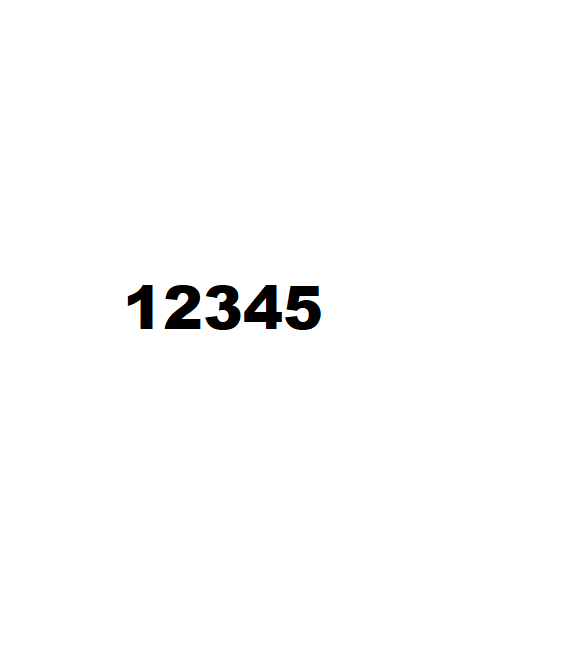
#> input picture input.png, 578 x 648 px
$ python image_share_generator.py
#> lines starting #> are read from the running program, lines starting #| are printed output that depends on the picture; after the words box and inside, x2 and y2 are one past the last pixel; in counts of white or black regions, pixels touching at a corner belong together
#> the answer given: input.png
import random

from PIL import Image


def two_of_two(filename):
#> called with filename = 'input.png'
    original = Image.open(filename)
#> original is the input picture: PIL image 578x648 RGB; mean R, G, B 252, 252, 252

    original = original.convert("1")
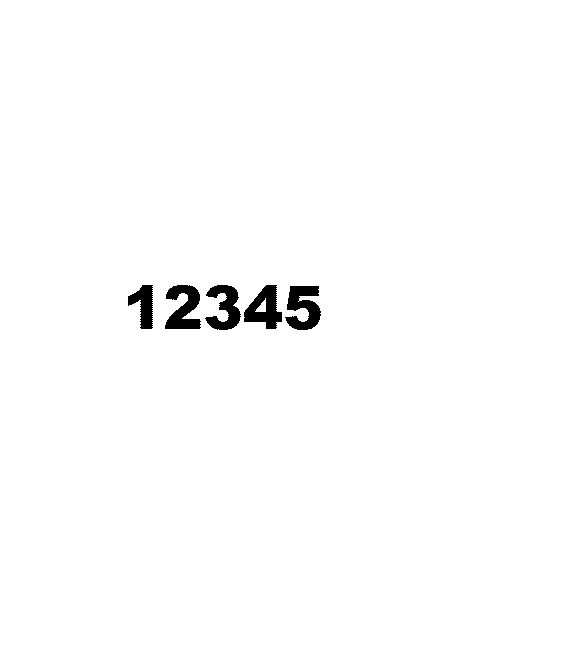
#> original: PIL image 578x648 1; 98.8% white; 5 black regions, box (x1, y1, x2, y2) and area: (285, 286, 321, 330) 1013, (165, 285, 201, 329) 987, (244, 285, 282, 329) 947, (205, 285, 241, 330) 888, (128, 285, 153, 329) 647
    #convert the image to grayscale image
    o_pixels = original.load()
    print("Size of input image is ",original.size)
#| Size of input image is  (578, 648)
    first = Image.new("1", (original.size[0], original.size[1]))
#> first: PIL image 578x648 1; every value is 0
    f_pixels = first.load()
    #f_pixels is used to store the pixels of first secret image
    second = Image.new("1", (original.size[0], original.size[1]))
    s_pixels = second.load()
    #s_pixels is used to store the pixels of second secret image
    for i in range(original.size[0]):
        for j in range(original.size[1]):
            if o_pixels[i,j] == 0:
                if random.randint(0, 1):
                    f_pixels[i,j] = 1
                    s_pixels[i,j] = 0
                else:
                    f_pixels[i,j] = 0
                    s_pixels[i,j]    = 1
            else:
                if random.randint(0, 1):
                    f_pixels[i,j] = 0
                    s_pixels[i,j] = 0
                else:
                    f_pixels[i,j] = 1
                    s_pixels[i,j] = 1
    print("Generated 2 shares")

    first.save(filename + "_share1.png")
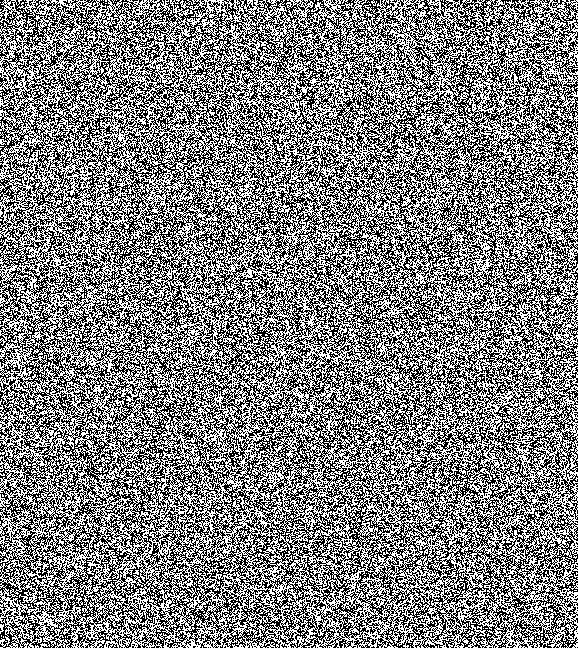
#> saved as input.png_share1.png: PIL image 578x648 1; 50.1% white; black in thin lines or dots
    second.save(filename + "_share2.png")
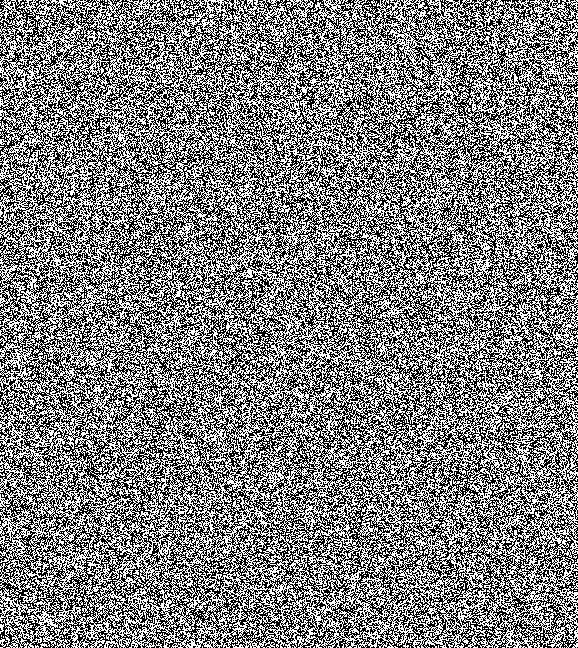
#> saved as input.png_share2.png: PIL image 578x648 1; 50.1% white; black in thin lines or dots
    print("Size of share 1 image is ",first.size)
#| Size of share 1 image is  (578, 648)
    print("Size of share 2 image is ",second.size)
#| Size of share 2 image is  (578, 648)
    background = first.convert("RGB")
#> background: PIL image 578x648 RGB; 50.1% white; black in thin lines or dots
    overlay = second.convert("RGB")
#> overlay: PIL image 578x648 RGB; 50.1% white; black in thin lines or dots

    new_img = Image.blend(background, overlay, 0.5)
    new_img.save(filename+"_generated.png","PNG")


if __name__ == '__main__':
    ImageName=input("Enter the secret image : ")
    two_of_two(ImageName)
